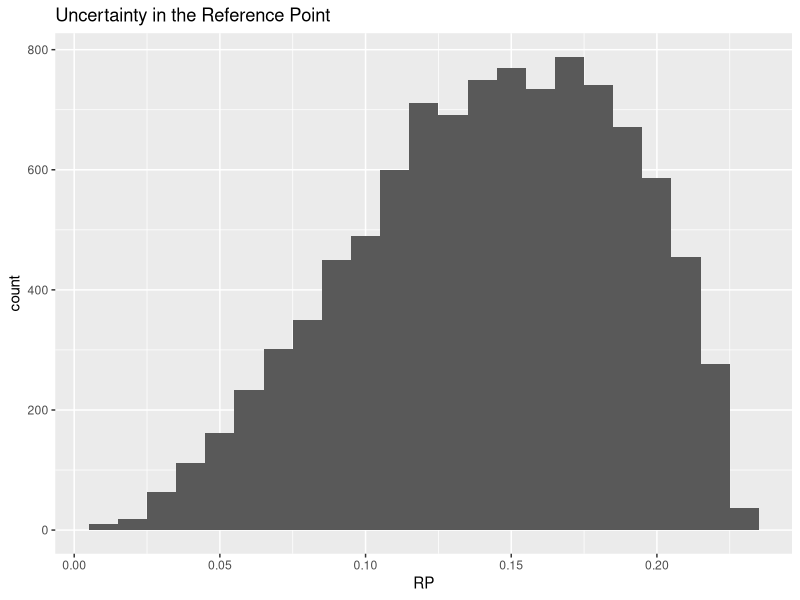
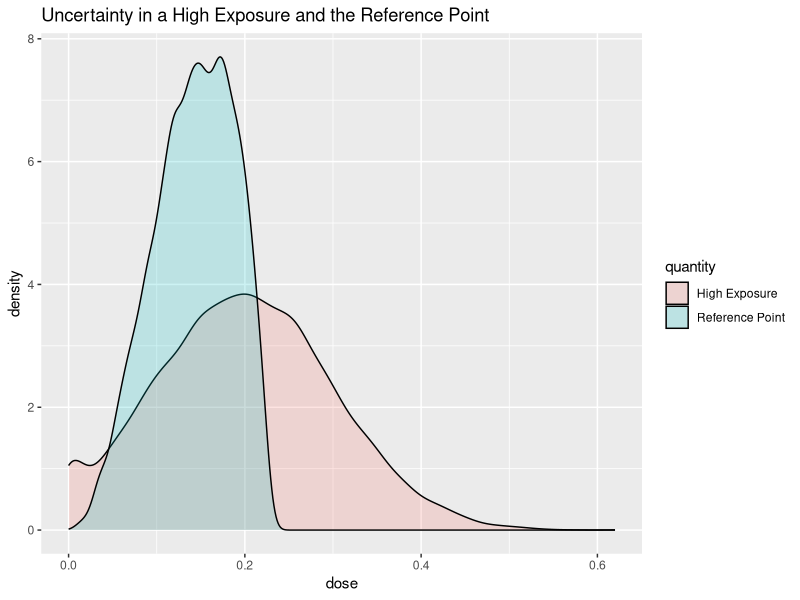
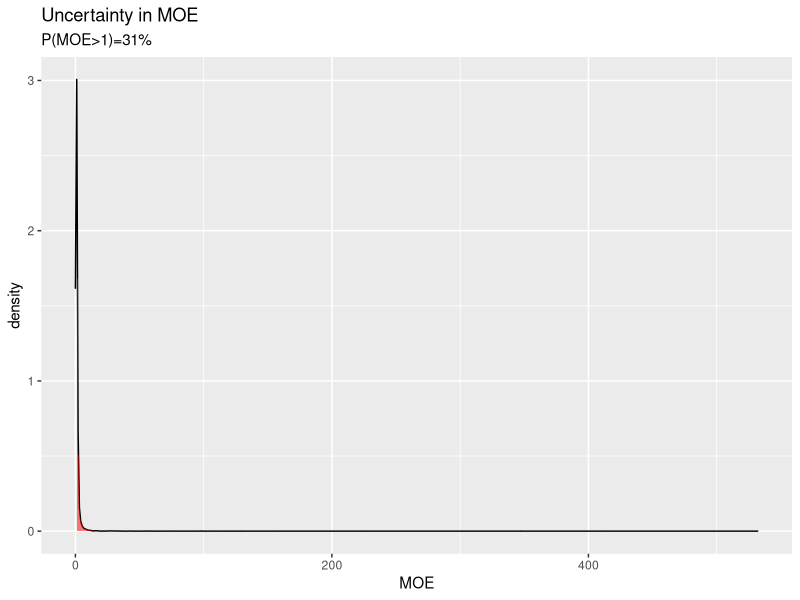
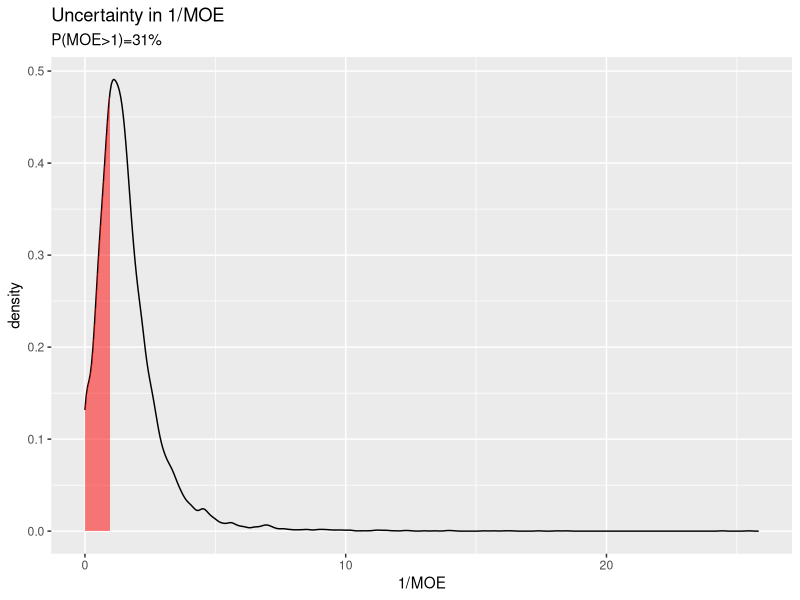

Generate these figures, in order, with R:
## ---- chunk 1
#| echo: false
#| message: false

library(ggplot2)
## ---- chunk 2
## hazard
bmd = 0.147
bmdl = 0.062
bmdu = 0.21
## exposure
ael = 0.03
aeu = 0.15
hel = 0.07
heu = 0.33
## MOE threshold
th = 1
## ---- chunk 3
#| echo: true 

0.23 * rbeta(n = 10, shape1 = 3.15, shape2 = 1.92)
## ---- chunk 4
niter = 10^4 
rp = 0.23 * rbeta(n = niter, shape1 = 3.15, shape2 = 1.92)
## ---- chunk 5
library(ggplot2)
ggplot(data.frame(RP=rp), aes(x=RP)) +
  geom_histogram(binwidth = 0.01) +
  ggtitle("Uncertainty in the Reference Point")

## ---- chunk 6
#| echo: true 

m = (0.07+0.33)/2
s = (0.33-m)/qnorm(0.9)

he = rnorm(n = niter, mean = m, sd = s)
he[he<0] = 0 # truncate
## ---- chunk 7
ggplot(data.frame(dose = c(rp,he), quantity = rep(c("Reference Point", "High Exposure"),each = niter)),aes(x=dose, fill = quantity)) +
  geom_density(alpha=0.2) +
  ggtitle("Uncertainty in a High Exposure and the Reference Point")
## ---- chunk 8
df <- density(rp/he, from=0)
df <- data.frame(x=df$x,y=df$y)
ggplot(data.frame(x=df$x,y=df$y),aes(x=x, y=y)) +
  geom_line() +
  geom_ribbon(data=subset(df,x>1),  aes(x=x,ymax=y),ymin=0,fill="red", alpha=0.5) +
  xlab("MOE") +
  ylab("density") +
  ggtitle("Uncertainty in MOE", subtitle=paste0("P(MOE>1)=",round(mean(rp/he>1)*100),"%"))
## ---- chunk 9
#| echo: true

df <- density(he/rp, from=0)
df <- data.frame(x=df$x,y=df$y)
ggplot(data.frame(x=df$x,y=df$y),aes(x=x, y=y)) +
  geom_line() +
  geom_ribbon(data=subset(df,x<1),  aes(x=x,ymax=y),ymin=0,fill="red", alpha=0.5) +
  xlab("1/MOE") +
  ylab("density") +
  ggtitle("Uncertainty in 1/MOE", subtitle=paste0("P(MOE>1)=",round(mean(rp/he>1)*100),"%"))
